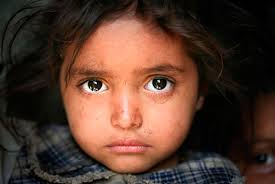
#> input picture bt2/pic2.jpg, 275 x 184 px
$ python vd2.py
#> lines starting #> are read from the running program, lines starting #| are printed output that depends on the picture
import cv2
import numpy as np
img = cv2.imread('pic2.jpg')
#> img is the input picture: shape (184, 275, 3); mean B, G, R 45, 57, 84
cv2.imshow('Original', img)
# generating the kernels
kernel_sharpen_1 = np.array([[-1,-1,-1], [-1,9,-1], [-1,-1,-1]])
kernel_sharpen_2 = np.array([[1,1,1], [1,-7,1], [1,1,1]])
kernel_sharpen_3 = np.array([[-1,-1,-1,-1,-1],
 [-1,2,2,2,-1],
 [-1,2,8,2,-1],
 [-1,2,2,2,-1],
 [-1,-1,-1,-1,-1]]) / 8.0
# applying different kernels to the input image
output_1 = cv2.filter2D(img, -1, kernel_sharpen_1)
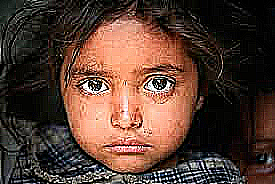
#> output_1: shape (184, 275, 3); mean B, G, R 50.5, 61.7, 86.7
output_2 = cv2.filter2D(img, -1, kernel_sharpen_2)
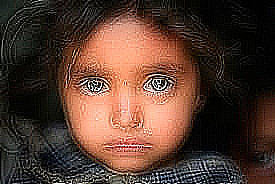
#> output_2: shape (184, 275, 3); mean B, G, R 47.7, 59.1, 85
output_3 = cv2.filter2D(img, -1, kernel_sharpen_3)
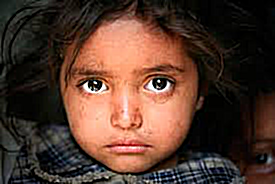
#> output_3: shape (184, 275, 3); mean B, G, R 45.7, 57.5, 84.3
cv2.imshow('Sharpening', output_1)
cv2.imshow('Excessive Sharpening', output_2)
cv2.imshow('Edge Enhancement', output_3)
cv2.waitKey(0)
